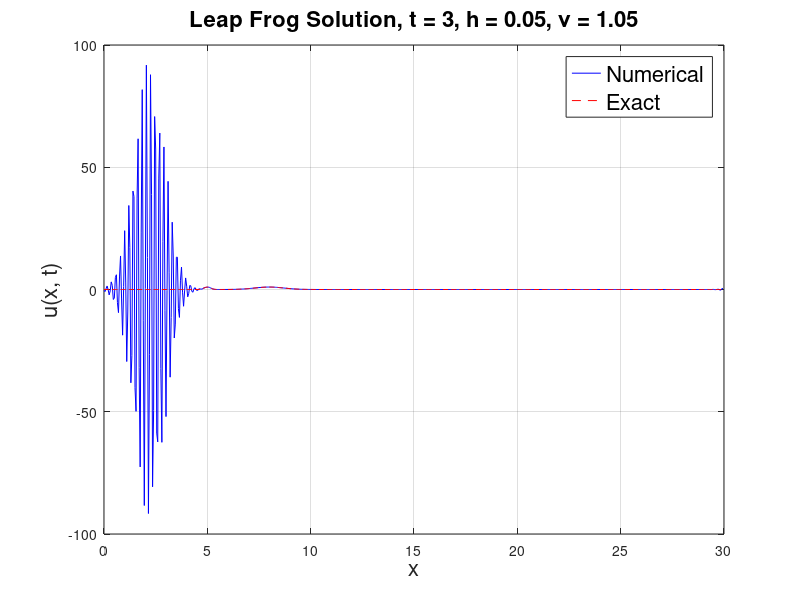

Source code (MATLAB):
L = 30;
h = 0.05;
x = 0:h:L-h;
N = length(x);

Tf = 20;
a = 1;

nu = 1.05;


k = nu * h;
Nt = ceil(Tf / k);

u0 = exp(-20*(x-2).^2) + exp(-(x-5).^2);
u1 = exp(-20*((mod(x-k,L))-2).^2) + exp(-((mod(x-k,L))-5).^2);

u_nm1 = u0;
u_n = u1;
u_np1 = zeros(1,N);

for n = 2:Nt
    ujp1 = circshift(u_n, -1);
    ujm1 = circshift(u_n, 1);
    u_np1 = u_nm1 - nu * (ujp1 - ujm1);
    u_nm1 = u_n;
    u_n = u_np1;

    if n == round(3/k)
        figure;
        plot(x, u_n, 'b-');
        hold on;
        xlabel('x', 'fontsize' , 16);
        ylabel('u(x, t)', 'fontsize' , 16);
        title(['Leap Frog Solution, t = 3, h = 0.05, \nu = 1.05'], 'fontsize' , 16);
        grid on;
        u_exact = exp(-20*((mod(x-3,L))-2).^2) + exp(-((mod(x-3,L))-5).^2);
        plot(x, u_exact, 'r--');
        legend('Numerical','Exact', 'fontsize' , 16);
    end
end

